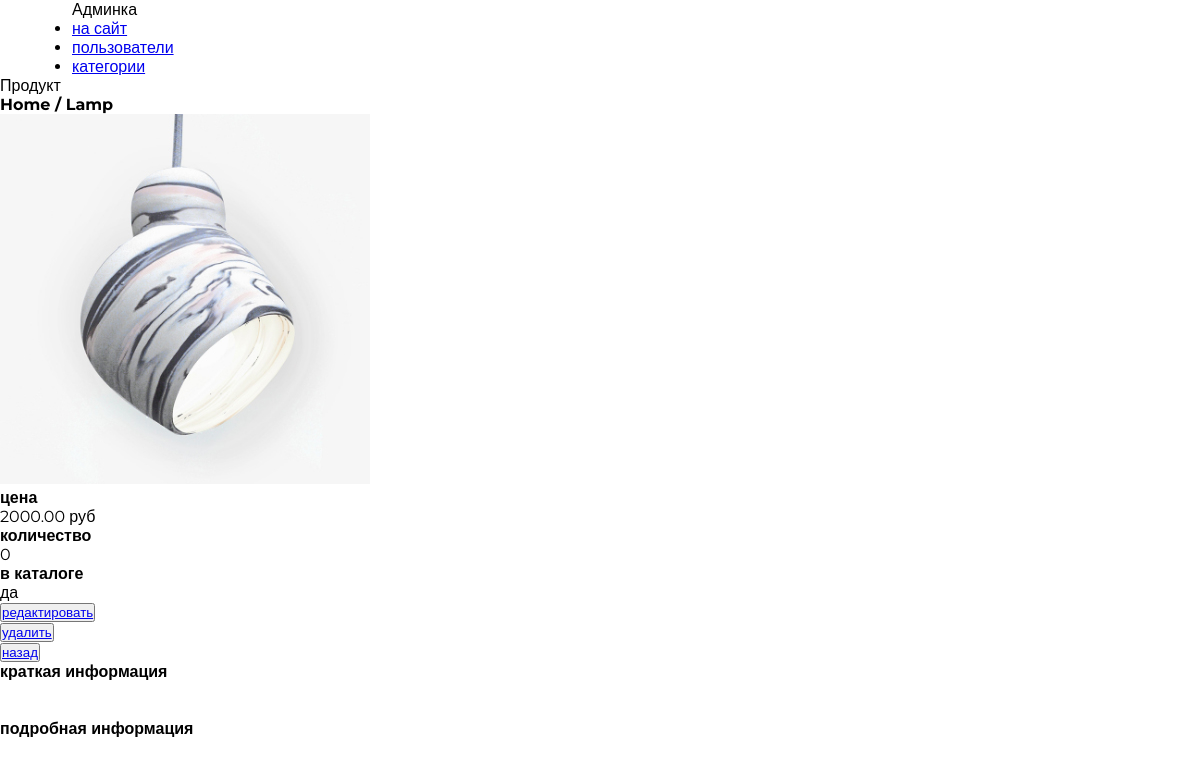
The page /admin_custom/products/read/1/ (signed in) on the database as committed earlier.
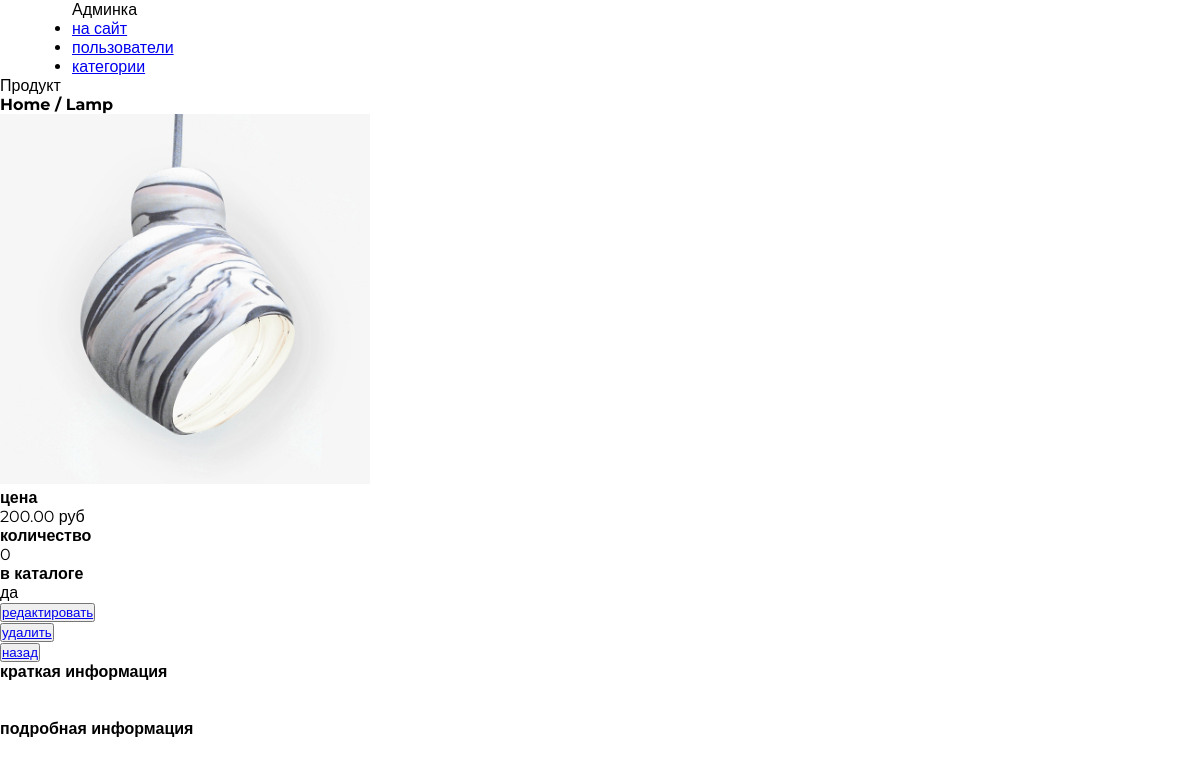
The same page on the database as committed later.
### mainapp/models.py (models this page shows, shortened)
class Product(models.Model):
    class Meta:
        verbose_name = 'Продукт'
        verbose_name_plural = 'Продукты'
    category = models.ForeignKey(ProductCategory, on_delete=models.CASCADE)
    name = models.CharField(verbose_name='имя продукта', max_length=128)
    image = models.ImageField(upload_to='products_images', blank=True)
    short_desc = models.CharField(verbose_name='краткое описание продукта', max_length=60, blank=True)
    description = models.TextField(verbose_name='описание продукта', blank=True)
    price = models.DecimalField(verbose_name='цена продукта', max_digits=8, decimal_places=2, default=0)
    quantity = models.PositiveIntegerField(verbose_name='количество на складе', default=0)
    is_active = models.BooleanField(verbose_name='активен', default=True)
    exclusive = models.BooleanField(verbose_name='акция', default=False)

class ProductCategory(models.Model):
    class Meta:
        verbose_name = 'Категория'
        verbose_name_plural = 'Категории'
    name = models.CharField(verbose_name='имя категории', max_length=128, unique=True)
    description = models.TextField(verbose_name='описание категории', blank=True)
    is_active = models.BooleanField(verbose_name='активна', default=True)

### adminapp/views.py (the view)
# urls.py: url(r'^products/read/(?P<pk>\d+)/$', adminapp.ProductDetailView.as_view(), name='product_read'),
class ProductDetailView(DetailView):
    model = Product
    template_name = 'adminapp/product_read.html'
    def get_context_data(self, **kwargs):
        context = super(ProductDetailView, self).get_context_data(**kwargs)
        context['title'] = 'Product'
        return context
    @method_decorator(user_passes_test(lambda u: u.is_superuser))
    def dispatch(self, *args, **kwargs):
        return super().dispatch(*args, **kwargs)

### adminapp/templates/adminapp/product_read.html (shortened to what this page needs)
{% extends 'adminapp/base.html' %}
{% load staticfiles %}
{% block content %}
  <div class="product_read">
    <div class="product_name">
      Продукт
        <br><strong>{{ object.category.name|title }} /
                     {{ object.name|title }}</strong>
    </div>
    <img src="/media/products_images/{{ object.image|default:'products_images/default.jpg' }}"
         alt="{{ object.name }}">
    <div class="summary">
      <b>цена</b>
      <p>{{ object.price }} руб</p>
      <b>количество</b>
      <p>{{ object.quantity }}</p>
      <b>в каталоге</b>
      <p>{% if object.is_active %}да{% else %}нет{% endif %}</p>
      <p>
        <button>
          <a href={% url 'admin_custom:product_update' object.pk %}>
            редактировать
        </button>
      </p>
      <p>
        <button>
          <a href={% url 'admin_custom:product_delete' object.pk %}>
            удалить
        </button>
      </p>
      <p>
        <button>
          <a href={% url 'admin_custom:products' object.category.pk %}>
            назад
        </button>
      </p>
    </div>
    <div class="product_desc">
      <b>краткая информация</b>
      <br><br>
      <b>подробная информация</b>
    </div>
  </div>
{% endblock %}

Rows that differ between the two databases and show on the page:
changed Product "Lamp": price "2000.00" → "200.00"
